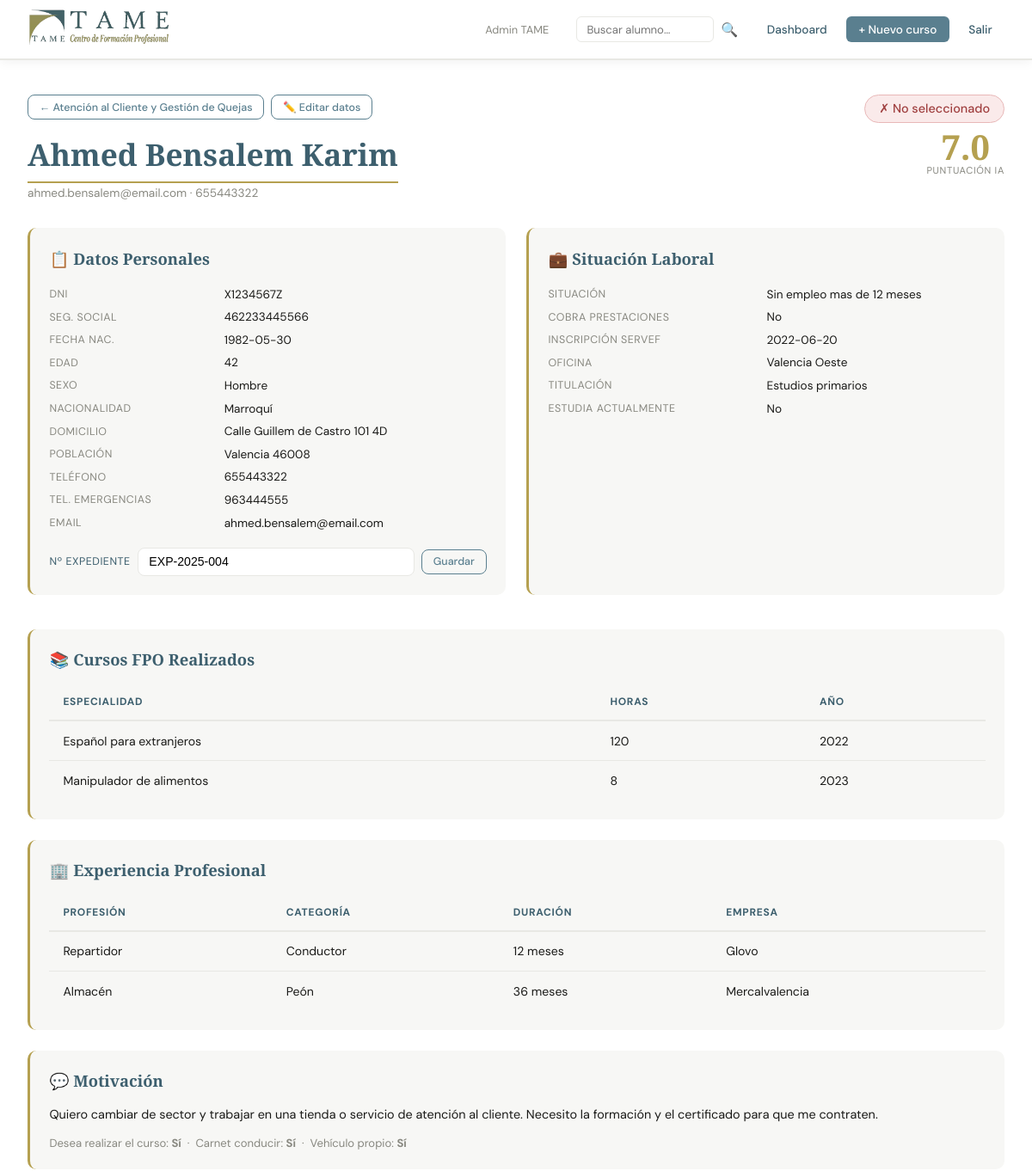
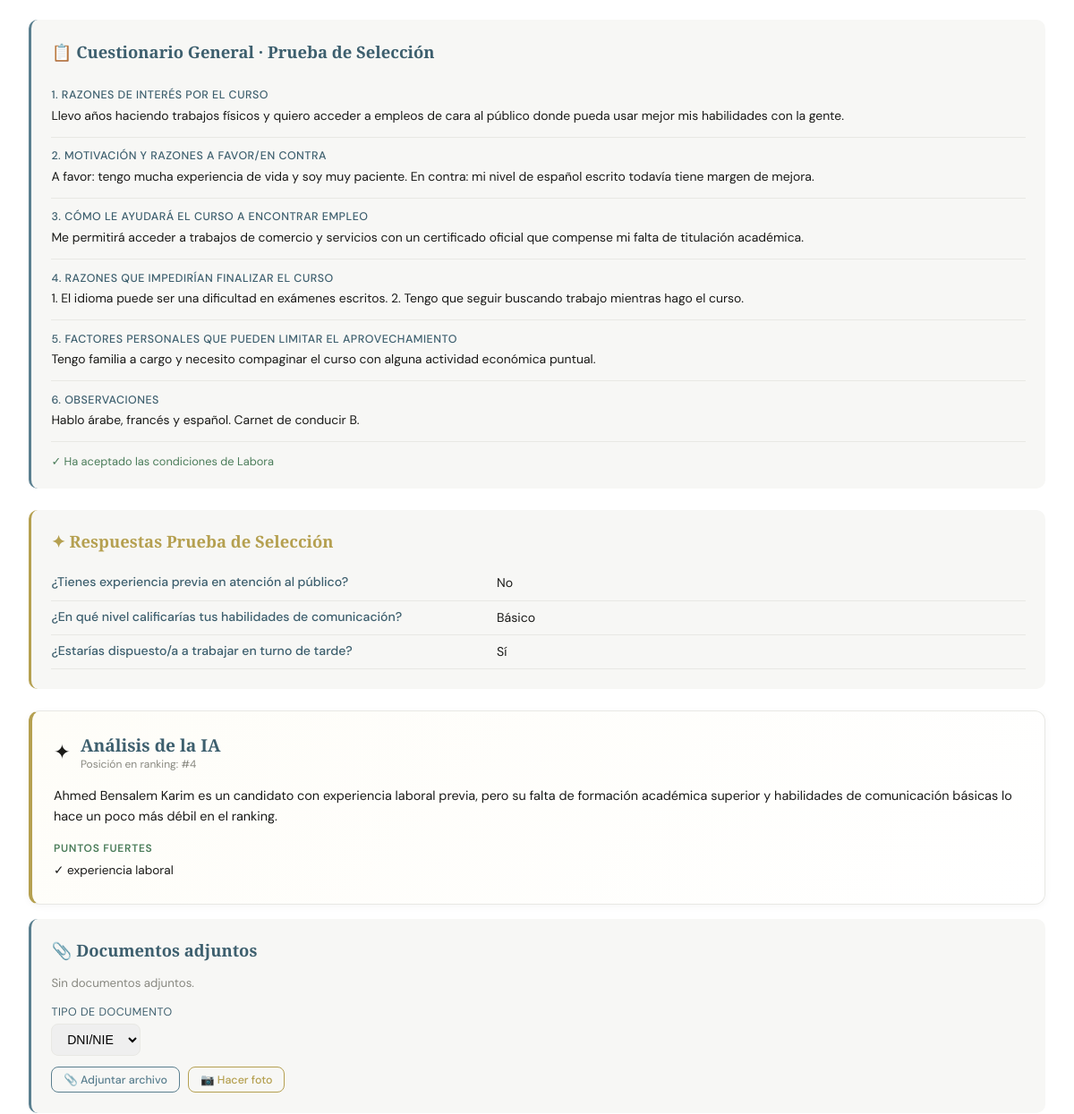
The page /alumno/4 (signed in, upper part) on the database as committed earlier (2 pictures, top to bottom).
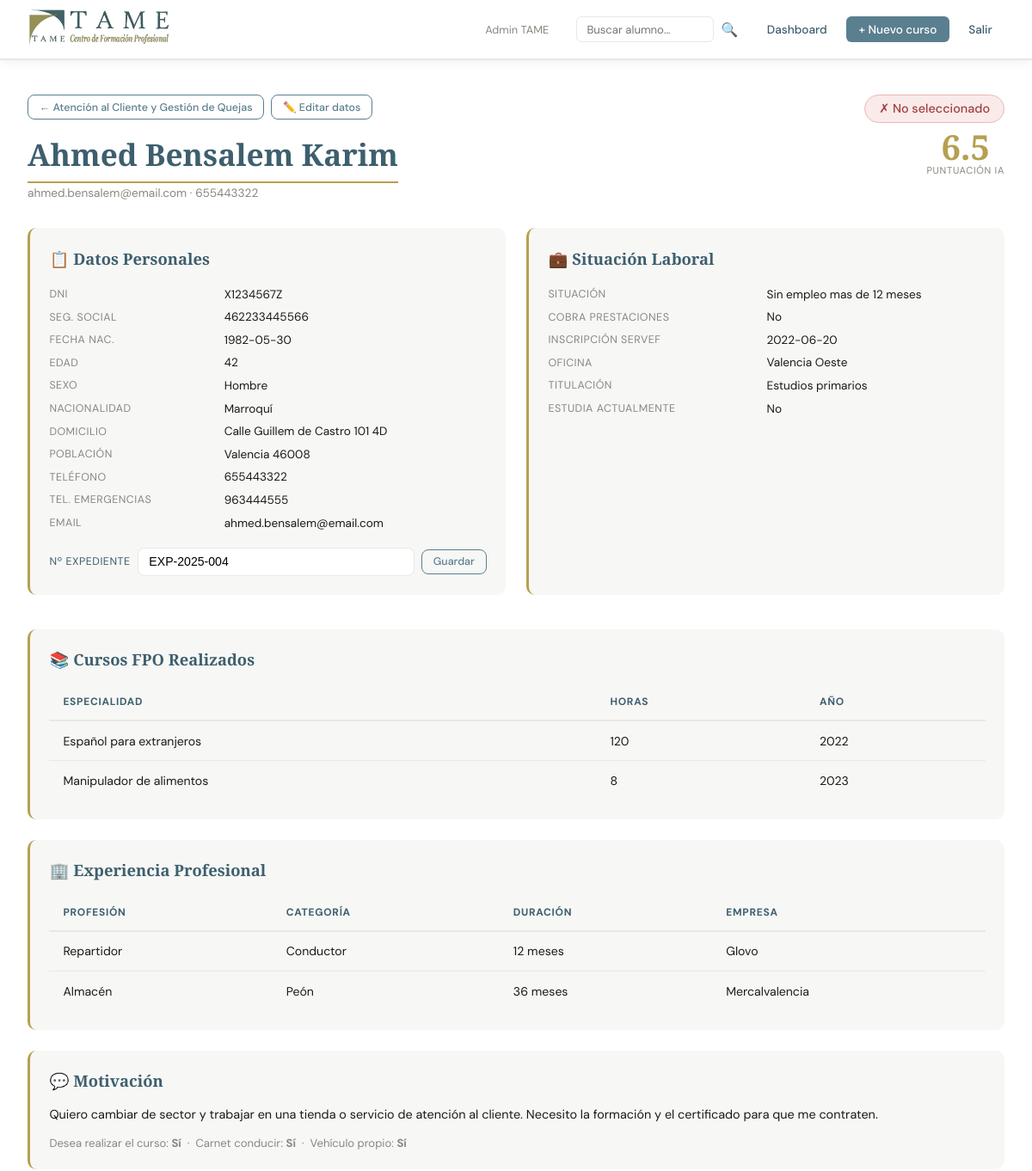
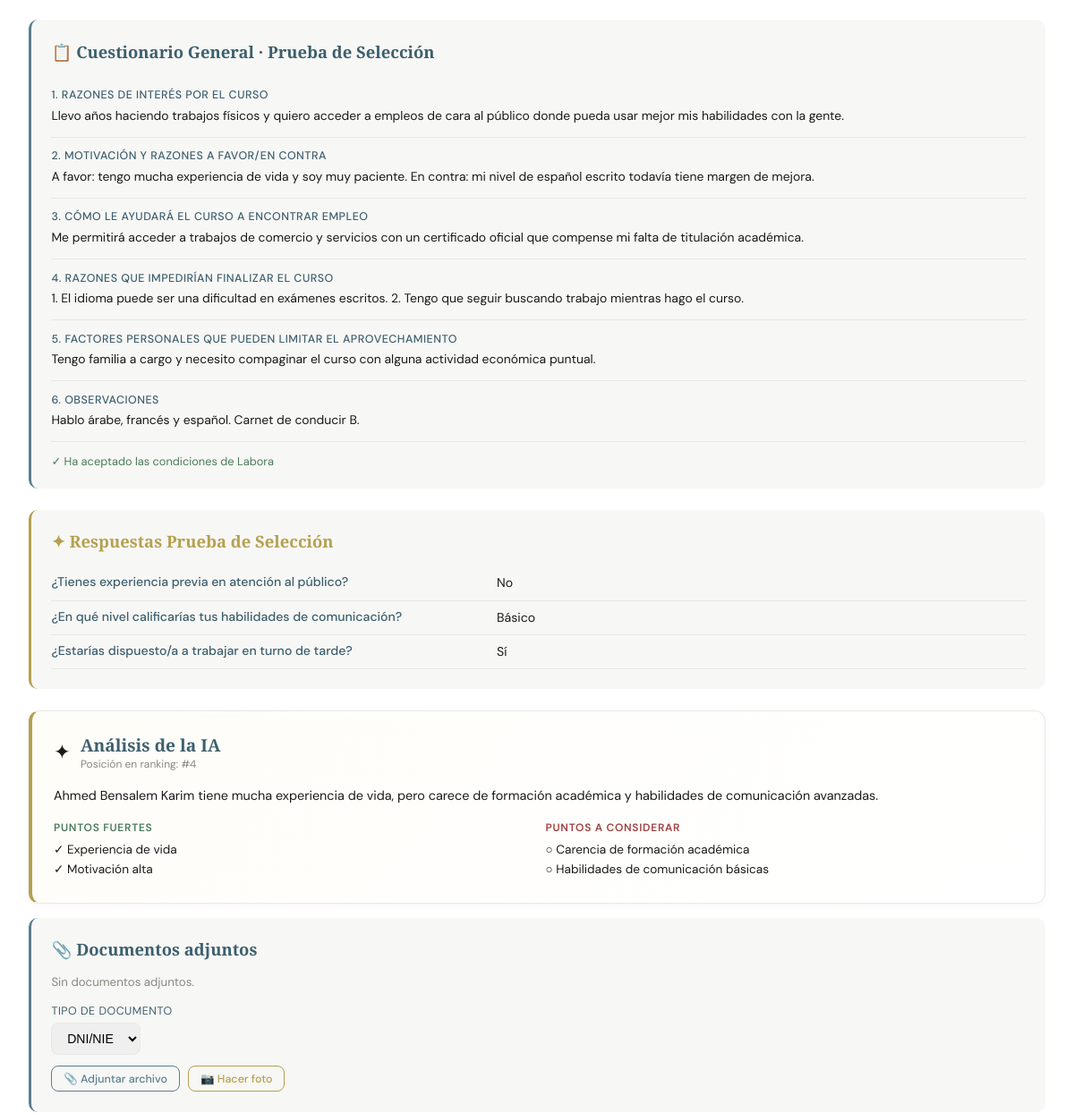
The same page on the database as committed later (2 pictures, top to bottom).
### tables this page shows
CREATE TABLE alumnos (
            id INTEGER PRIMARY KEY AUTOINCREMENT,
            curso_id INTEGER NOT NULL,
            nombre TEXT NOT NULL,
            apellidos TEXT NOT NULL,
            fecha_nacimiento TEXT, domicilio TEXT,
            numero TEXT, puerta TEXT, poblacion TEXT, cp TEXT,
            telefono TEXT, telefono_emergencias TEXT,
            email TEXT, edad TEXT, sexo TEXT,
            nacionalidad TEXT, dni TEXT, seg_social TEXT, expediente TEXT,
            fecha_inscripcion_servef TEXT, oficina_servef TEXT,
            cobra_prestaciones TEXT, situacion_laboral TEXT,
            titulacion TEXT, titulacion_especialidad TEXT,
            estudia_actualmente TEXT, que_estudia TEXT,
            cursos_fpo TEXT DEFAULT "[]",
            experiencia TEXT DEFAULT "[]",
            desea_realizar TEXT, motivacion TEXT,
            tiene_carnet TEXT, tiene_vehiculo TEXT,
            razon_interes TEXT, razon_motivacion TEXT,
            razon_empleo TEXT, razon_impedimentos TEXT,
            razon_limitaciones TEXT, observaciones TEXT,
            acepta_compromiso TEXT,
            respuestas_prueba TEXT DEFAULT "{}",
            estado TEXT DEFAULT "pendiente",
            puntuacion_ia REAL, analisis_ia TEXT,
            creado_en TEXT DEFAULT CURRENT_TIMESTAMP
        , notas TEXT DEFAULT '');

### app.py (the view)
@app.route('/alumno/<int:aid>')
@login_required
def ver_alumno(aid):
    conn   = get_db()
    alumno = conn.execute("""
        SELECT a.*, c.nombre as curso_nombre, c.id as curso_id, c.plazas as curso_plazas
        FROM alumnos a JOIN cursos c ON c.id=a.curso_id WHERE a.id=?
    """, (aid,)).fetchone()
    if not alumno:
        return 'No encontrado', 404
    stats = conn.execute("""
        SELECT SUM(CASE WHEN estado='seleccionado' THEN 1 ELSE 0 END) as seleccionados
        FROM alumnos WHERE curso_id=?
    """, (alumno['curso_id'],)).fetchone()
    fpo        = json.loads(alumno['cursos_fpo'] or '[]')
    exp        = json.loads(alumno['experiencia'] or '[]')
    analisis   = json.loads(alumno['analisis_ia']) if alumno['analisis_ia'] else None
    respuestas = json.loads(alumno['respuestas_prueba'] or '{}')
    plazas_llenas = (stats['seleccionados'] or 0) >= (alumno['curso_plazas'] or 0)
    documentos = conn.execute(
        'SELECT * FROM documentos WHERE alumno_id=? ORDER BY creado_en', (aid,)).fetchall()
    historial  = conn.execute(
        'SELECT * FROM historial WHERE alumno_id=? ORDER BY creado_en DESC LIMIT 30',
        (aid,)).fetchall()
    return render_template('ver_alumno.html', alumno=alumno, fpo=fpo, exp=exp,
                           analisis=analisis, respuestas=respuestas,
                           plazas_llenas=plazas_llenas, documentos=documentos,
                           historial=historial)

### app.py (called while the page is built)
def get_db():
    if 'db' not in g:
        g.db = sqlite3.connect(DB)
        g.db.row_factory = sqlite3.Row
    return g.db

def login_required(f):
    @wraps(f)
    def decorated(*args, **kwargs):
        if 'user_id' not in session:
            return redirect(url_for('login'))
        return f(*args, **kwargs)
    return decorated

### templates/ver_alumno.html (shortened to what the changed rows need)
{% extends 'base.html' %}
{% block content %}
<div class="alumno-top" style="display:flex;justify-content:space-between;align-items:flex-start;flex-wrap:wrap;gap:1rem;margin-bottom:2rem;">
  <div>
    <div style="display:flex;gap:0.5rem;margin-bottom:1rem;flex-wrap:wrap;">
      <a href="{{ url_for('ver_curso', cid=alumno.curso_id) }}" class="btn btn-outline btn-sm">← {{ alumno.curso_nombre }}</a>
      <a href="{{ url_for('editar_alumno', aid=alumno.id) }}" class="btn btn-outline btn-sm">✏️ Editar datos</a>
    </div>
    <h1 class="page-title" style="margin-bottom:0.2rem;">{{ alumno.nombre }} {{ alumno.apellidos }}</h1>
    <p style="color:var(--gris-t);font-size:0.85rem;">{{ alumno.email or '' }} {% if alumno.telefono %}· {{ alumno.telefono }}{% endif %}</p>
  </div>
  <div class="alumno-score" style="display:flex;flex-direction:column;align-items:flex-end;gap:0.5rem;">
    {% if alumno.puntuacion_ia %}
    <div style="text-align:center;">
      <div style="font-family:'Cormorant Garamond',serif;font-size:2.5rem;font-weight:700;color:var(--dorado);line-height:1;">{{ "%.1f"|format(alumno.puntuacion_ia) }}</div>
      <div style="font-size:0.7rem;text-transform:uppercase;letter-spacing:0.06em;color:var(--gris-t);">Puntuación IA</div>
    </div>
    {% endif %}
  </div>
</div>
<div class="dos-cols" style="display:grid;grid-template-columns:1fr 1fr;gap:1.5rem;">
  <div class="form-section">
    <table style="width:100%;font-size:0.85rem;border-collapse:collapse;">
      {% macro fila(label, val) %}
      {% if val %}<tr><td style="color:var(--gris-t);padding:0.3rem 0;width:40%;font-size:0.78rem;text-transform:uppercase;letter-spacing:0.04em;">{{ label }}</td><td style="padding:0.3rem 0;font-weight:400;">{{ val }}</td></tr>{% endif %}
      {% endmacro %}
      {{ fila('DNI', alumno.dni) }}
      {{ fila('Seg. Social', alumno.seg_social) }}
      {{ fila('Fecha nac.', alumno.fecha_nacimiento) }}
      {{ fila('Edad', alumno.edad) }}
      {{ fila('Sexo', alumno.sexo) }}
      {{ fila('Nacionalidad', alumno.nacionalidad) }}
      {{ fila('Teléfono', alumno.telefono) }}
      {{ fila('Tel. emergencias', alumno.telefono_emergencias) }}
      {{ fila('Email', alumno.email) }}
    </table>
    <form method="POST" action="{{ url_for('guardar_expediente', aid=alumno.id) }}"
          class="expediente-row" style="margin-top:1rem;display:flex;gap:0.5rem;align-items:center;">
      <label style="font-size:0.78rem;text-transform:uppercase;letter-spacing:0.04em;color:var(--azul-d);white-space:nowrap;">Nº Expediente</label>
      <input type="text" name="expediente" value="{{ alumno.expediente or '' }}"
             placeholder="Asignar número de expediente…"
             style="flex:1;padding:0.45rem 0.8rem;border:1.5px solid var(--gris-l);border-radius:8px;font-size:0.88rem;">
      <button type="submit" class="btn btn-outline btn-sm">Guardar</button>
    </form>
  </div>
  <div class="form-section">
    <table style="width:100%;font-size:0.85rem;border-collapse:collapse;">
      {% macro fila(label, val) %}
      {% if val %}<tr><td style="color:var(--gris-t);padding:0.3rem 0;width:50%;font-size:0.78rem;text-transform:uppercase;letter-spacing:0.04em;">{{ label }}</td><td style="padding:0.3rem 0;">{{ val }}</td></tr>{% endif %}
      {% endmacro %}
      {{ fila('Situación', alumno.situacion_laboral) }}
      {{ fila('Cobra prestaciones', alumno.cobra_prestaciones) }}
      {{ fila('Inscripción SERVEF', alumno.fecha_inscripcion_servef) }}
      {{ fila('Oficina', alumno.oficina_servef) }}
      {{ fila('Titulación', alumno.titulacion) }}
      {{ fila('Estudia actualmente', alumno.estudia_actualmente) }}
    </table>
  </div>
</div>
{% if fpo %}
<div class="form-section" style="margin-top:1rem;">
  <table class="tabla">
    <thead><tr><th>Especialidad</th><th>Horas</th><th>Año</th></tr></thead>
  </table>
</div>
{% endif %}
{% if exp %}
<div class="form-section" style="margin-top:1rem;">
  <table class="tabla">
    <thead><tr><th>Profesión</th><th>Categoría</th><th>Duración</th><th>Empresa</th></tr></thead>
  </table>
</div>
{% endif %}
{% if alumno.motivacion %}
<div class="form-section" style="margin-top:1rem;">
  <div class="form-section-title">💬 Motivación</div>
  <p style="font-size:0.9rem;line-height:1.6;color:var(--negro);">{{ alumno.motivacion }}</p>
  <div style="margin-top:0.8rem;font-size:0.82rem;color:var(--gris-t);">
    Desea realizar el curso: <strong>{{ alumno.desea_realizar or '–' }}</strong>
    &nbsp;·&nbsp; Carnet conducir: <strong>{{ alumno.tiene_carnet or '–' }}</strong>
    &nbsp;·&nbsp; Vehículo propio: <strong>{{ alumno.tiene_vehiculo or '–' }}</strong>
  </div>
</div>
{% endif %}
{% if alumno.razon_interes %}
<div class="form-section" style="margin-top:1rem;border-left:3px solid var(--azul);">
  <table style="width:100%;font-size:0.87rem;border-collapse:collapse;">
    {% set pregs = [
      ('1. Razones de interés por el curso', alumno.razon_interes),
      ('2. Motivación y razones a favor/en contra', alumno.razon_motivacion),
      ('3. Cómo le ayudará el curso a encontrar empleo', alumno.razon_empleo),
      ('4. Razones que impedirían finalizar el curso', alumno.razon_impedimentos),
      ('5. Factores personales que pueden limitar el aprovechamiento', alumno.razon_limitaciones),
      ('6. Observaciones', alumno.observaciones),
    ] %}
    {% for pregunta, respuesta in pregs %}
    {% if respuesta %}
    <tr>
      <td colspan="2" style="padding:0.8rem 0 0.2rem;color:var(--azul-d);font-weight:500;font-size:0.78rem;text-transform:uppercase;letter-spacing:0.04em;">{{ pregunta }}</td>
    </tr>
    <tr>
      <td colspan="2" style="padding:0 0 0.8rem;border-bottom:1px solid var(--gris-l);line-height:1.6;color:var(--negro);">{{ respuesta }}</td>
    </tr>
    {% endif %}
    {% endfor %}
  </table>
</div>
{% endif %}
{% if analisis %}
<div class="card" style="margin-top:1.5rem;border-left:4px solid var(--dorado);background:linear-gradient(135deg,#fefdf8,#fff);">
  <div style="display:flex;align-items:center;gap:0.7rem;margin-bottom:1rem;">
    <span style="font-size:1.4rem;">✦</span>
    <div>
      <div style="font-family:'Cormorant Garamond',serif;font-size:1.2rem;font-weight:600;color:var(--azul-d);">Análisis de la IA</div>
      <div style="font-size:0.75rem;color:var(--gris-t);">Posición en ranking: #{{ analisis.posicion }}</div>
    </div>
  </div>
  <p style="font-size:0.9rem;line-height:1.6;margin-bottom:1rem;">{{ analisis.resumen }}</p>
  <div style="display:grid;grid-template-columns:1fr 1fr;gap:1rem;">
    {% if analisis.puntos_fuertes %}
    <div>
      <div style="font-size:0.75rem;text-transform:uppercase;letter-spacing:0.06em;color:var(--verde);font-weight:600;margin-bottom:0.5rem;">Puntos fuertes</div>
      {% for p in analisis.puntos_fuertes %}
      <div style="font-size:0.85rem;margin-bottom:0.3rem;">✓ {{ p }}</div>
      {% endfor %}
    </div>
    {% endif %}
    {% if analisis.puntos_debiles %}
    <div>
      <div style="font-size:0.75rem;text-transform:uppercase;letter-spacing:0.06em;color:var(--rojo);font-weight:600;margin-bottom:0.5rem;">Puntos a considerar</div>
      {% for p in analisis.puntos_debiles %}
      <div style="font-size:0.85rem;margin-bottom:0.3rem;">○ {{ p }}</div>
      {% endfor %}
    </div>
    {% endif %}
  </div>
</div>
{% endif %}
{% endblock %}

Rows that differ between the two databases and show on the page:
changed alumnos "Hablo árabe, francés y español. Carnet de conducir B.": puntuacion_ia "7.0" → "6.5"
Other text that changed with them:
{{ analisis.resumen }}: "Ahmed Bensalem Karim es un candidato con experiencia laboral previa, pero su falta de formación académica superior y habilidades de comunicación básicas lo hace un poco más débil en el ranking." → "Ahmed Bensalem Karim tiene mucha experiencia de vida, pero carece de formación académica y habilidades de comunicación avanzadas."
new list line: "Experiencia de vida"
new list line: "Motivación alta"
text now shown: "PUNTOS A CONSIDERAR"
new list line: "Carencia de formación académica"
new list line: "Habilidades de comunicación básicas"
list line gone: "experiencia laboral"
